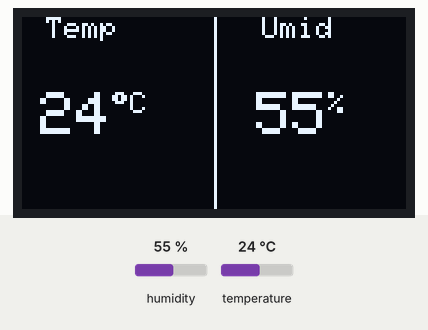
Recording of a sketch running on a simulated ESP32. On the bench: 128×64 one-colour display. Inputs (shaded band) come from the test bench; at power-on: humidity 55 %, temperature 24 °C. WiFi joins after 1.5 s; servers stay silent unless stated; no MQTT or app messages arrive unless stated; what the sketch prints to the serial monitor is not drawn.

Above: at 3.5 s.
3.6 s: humidity set to 22 %
At 6.1 s:
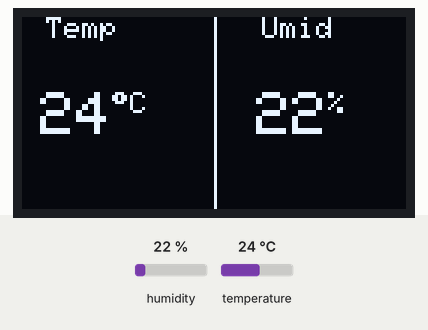
7.4 s: temperature set to 12 °C
At 9.7 s:
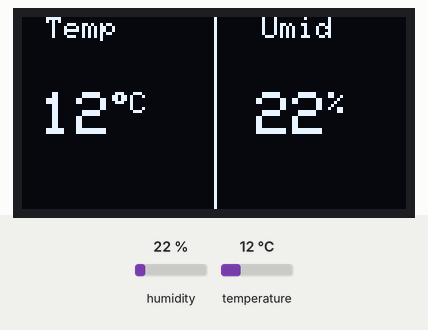
11.2 s: humidity set to 40 %
At 12.1 s:
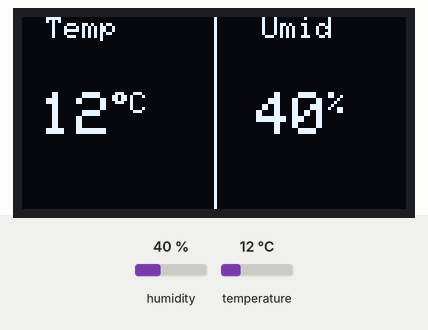
15.0 s: temperature set to 19 °C
At 18.1 s:
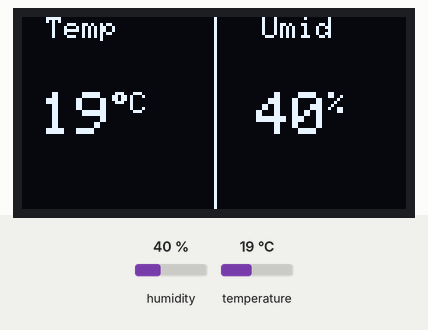
Timing chart, 0 to 19.6 s (numbered marks = the images above; inputs shaded):
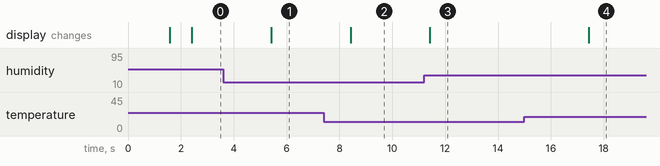

The sketch:

medidor-temperatura-umidade.ino
```cpp
// === Bibliotecas ===
#include <WiFi.h>
#include <PubSubClient.h>
#include <DHT.h>
#include <Wire.h>
#include <Adafruit_GFX.h>
#include <Adafruit_SSD1306.h>

// === Wi-Fi ===
const char* ssid     = "Nome da rede";
const char* password = "Senha da rede";
WiFiClient espClient;

// === MQTT ===
const char* mqtt_Broker   = "iot.eclipse.org";      // altere se desejar
const char* mqtt_ClientID = "esp32-thermo-gabriel";
const char* topTemp = "gabriel/temperatura";
const char* topUmid = "gabriel/umidade";
PubSubClient client(espClient);

// === DHT22 ===
#define DHTPIN 4            // GPIO seguro
#define DHTTYPE DHT22
DHT dht(DHTPIN, DHTTYPE);
float temperatura = NAN;
float umidade     = NAN;

// === OLED ===
#define SCREEN_WIDTH 128
#define SCREEN_HEIGHT 64
#define OLED_RESET -1
#define OLED_SDA   18
#define OLED_SCL   46
TwoWire I2COLED = TwoWire(0);
Adafruit_SSD1306 display(SCREEN_WIDTH, SCREEN_HEIGHT, &I2COLED, OLED_RESET);

// === Temporização ===
unsigned long ultimaTentativaMQTT = 0;
const unsigned long intervaloMQTT = 30000;   // 30 s
unsigned long ultimoRefresh       = 0;
const unsigned long intervaloLoop = 1500;    // 1,5 s

// ---------------------------------------------------------------------------
// SETUP
// ---------------------------------------------------------------------------
void setup() {
  Serial.begin(115200);
  Serial.println("=== Iniciando ===");

  I2COLED.begin(OLED_SDA, OLED_SCL, 400000);
  configurarDisplay();
  dht.begin();

  conectarWiFi();
  client.setServer(mqtt_Broker, 1883);
}

// ---------------------------------------------------------------------------
// LOOP
// ---------------------------------------------------------------------------
void loop() {
  // 1) Reconecta Wi-Fi se cair
  if (WiFi.status() != WL_CONNECTED) {
    conectarWiFi();
  }

  // 2) Tenta MQTT de 30 em 30 s (não bloqueia)
  if (!client.connected() && millis() - ultimaTentativaMQTT > intervaloMQTT) {
    ultimaTentativaMQTT = millis();
    reconectarMQTT();
  }
  client.loop();   // mantém pilha MQTT viva

  // 3) Leitura + display + MQTT a cada 1,5 s
  if (millis() - ultimoRefresh > intervaloLoop) {
    ultimoRefresh = millis();
    medirSensor();
    mostrarDisplay();
    publicarMQTT();
  }
}

// ---------------------------------------------------------------------------
// FUNÇÕES
// ---------------------------------------------------------------------------
void conectarWiFi() {
  Serial.print("Wi-Fi: "); Serial.println(ssid);

  display.clearDisplay();
  display.setTextSize(2);
  display.setCursor(0, 0);
  display.print("WiFi...");
  display.display();

  WiFi.begin(ssid, password);
  byte tent = 0;
  while (WiFi.status() != WL_CONNECTED && tent < 20) { // ~10 s
    delay(500);
    Serial.print(".");
    tent++;
  }

  display.clearDisplay();
  display.setCursor(0, 0);
  if (WiFi.status() == WL_CONNECTED) {
    Serial.println("\n✅ Wi-Fi OK");
    display.print("WiFi OK");
  } else {
    Serial.println("\n❌ Wi-Fi Fail");
    display.print("WiFi Fail");
  }
  display.display();
  delay(800);
}

void reconectarMQTT() {
  Serial.print("MQTT… ");
  if (client.connect(mqtt_ClientID)) {
    Serial.println("conectado!");
    displayMQTT(true);      // mostra apenas OK
  } else {
    Serial.print("falhou (");
    Serial.print(client.state());
    Serial.println(")");
    // não exibe nada no display quando falha
  }
}

// Mostra “MQTT OK” somente quando conecta
void displayMQTT(bool ok) {
  if (!ok) return;                // se falhou, não mostra nada
  display.clearDisplay();
  display.setTextSize(2);
  display.setCursor(0, 0);
  display.print("MQTT OK");
  display.display();
  delay(800);
}

void configurarDisplay() {
  if (!display.begin(SSD1306_SWITCHCAPVCC, 0x3C)) {
    Serial.println("❌ Erro OLED");
    while (true);
  }
  display.cp437(true);            // habilita ° (código 248)
  display.setTextColor(WHITE);
  display.clearDisplay();
}

void medirSensor() {
  float h = dht.readHumidity();
  float t = dht.readTemperature();

  if (isnan(h) || isnan(t)) {
    Serial.println("⚠️ Erro DHT22");
    temperatura = umidade = NAN;
  } else {
    temperatura = t;
    umidade     = h;
    Serial.printf("🌡 %.1f°C | 💧 %.1f%%\n", temperatura, umidade);
  }
}

void mostrarDisplay() {
  display.clearDisplay();

  if (isnan(temperatura) || isnan(umidade)) {
    display.setTextSize(1);
    display.setCursor(10, 25);
    display.print("Erro DHT22");
    display.display();
    return;
  }

  // Títulos
  display.setTextSize(1);
  display.setCursor(8, 0);
  display.print("Temp");
  display.setCursor(80, 0);
  display.print("Umid");

  // Divisor
  display.drawLine(64, 0, 64, 64, WHITE);

  // Valores
  display.setTextSize(2);
  display.setCursor(6, 25);
  display.print((int)temperatura);
  display.setTextSize(1);
  display.write(248);  // °
  display.print("C");

  display.setTextSize(2);
  display.setCursor(78, 25);
  display.print((int)umidade);
  display.setTextSize(1);
  display.print("%");

  display.display();
}

void publicarMQTT() {
  if (client.connected() && !isnan(temperatura) && !isnan(umidade)) {
    client.publish(topTemp, String(temperatura, 1).c_str(), true);
    client.publish(topUmid, String(umidade, 1).c_str(), true);
  }
}
```

Measured:
- after the input at 3.6 s, the display: changes after 1.8 s (image 1)
- after the input at 7.4 s, the display: changes after 1.0 s (image 2)
- after the input at 11.2 s, the display: changes after 0.22 s (image 3)
- after the input at 15.0 s, the display: changes after 2.4 s (image 4)
